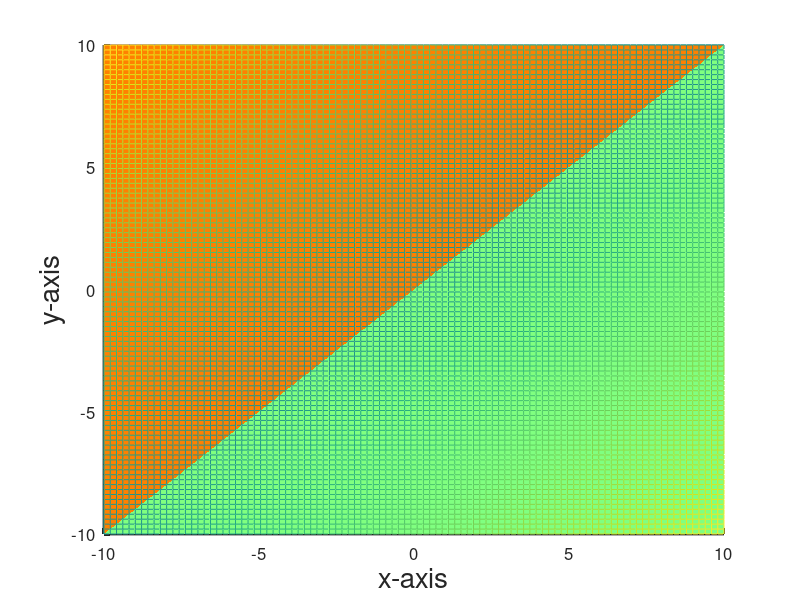

MATLAB code for this plot:
# THE GRID
X = Y = linspace(-10,10,100);
[ x, y ] = meshgrid(X,Y);

# THE EQUATIONS
z1 = x - y;
z2 = - x + y;

# PLOTTING
figure(1,"position",get(0,"screensize"))
hold on;
mesh(x,y,z1,'FaceColor', [0.5 1.0 0.5]);
mesh(x,y,z2,'FaceColor', [1.0 0.5 0.0]);
set(gca, "linewidth", 2, "fontsize", 12);
xlabel ("x-axis","fontsize", 20); ylabel ("y-axis","fontsize", 20); zlabel("z-axis","fontsize", 20);
